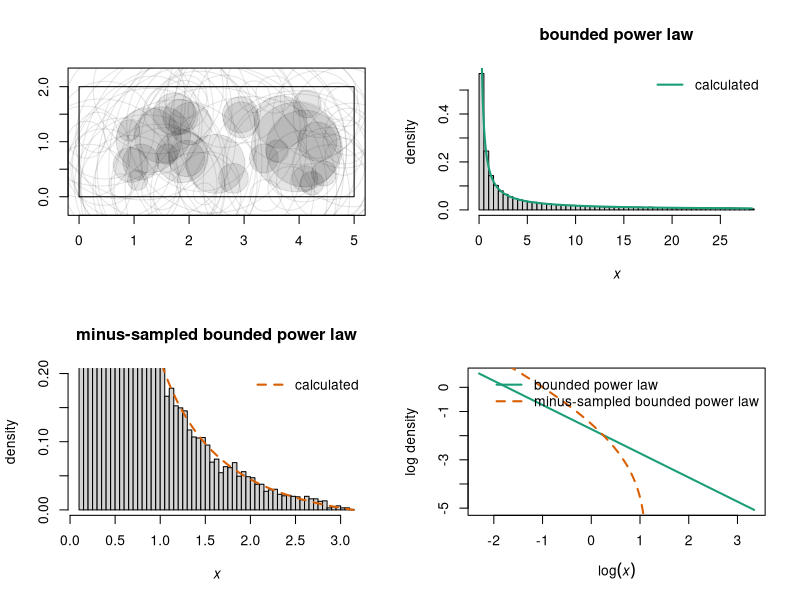

Generate this figure with R:
rm(list = ls())
library(RColorBrewer)

#normalization constant C from Equation 2 in Edwards et al
#arguments:
#min mass xmin
#max mass xmax
#exponent b of bounded power law distribution
#Value: normalization constant C as in Equation 2 of Edwards
getC <- function(xmin, xmax, b){
  if(b == -1){
    return(1 / (log(xmax) - log(xmin)))
  } else {
    return((b + 1) / (xmax ^ (b + 1) - xmin ^(b + 1)))
  }
}

#bounded power law density
#Arguments:
#x: value at which to get density
#b: power law coefficient
#C: normalization constant
#xmin, xmax: min and max for bounded power law
#Value: density f(x) at x
dboundedpowerlaw <- function(x, b, C, xmin, xmax){
  fx <- C * x ^ b
  fx[x < xmin] <- 0
  fx[x > xmax] <- 0
  return(fx)
}

#calculate pi(r), the probability we minus-sample a circle of radius r
#Arguments:
#w, v: rectangular window dimensions
#r: circle radius
#Value: probability a circle of radius r is minus-sampled
getpir <- function(w, v, r){
  return((w - 2 * r) * (v - 2 * r) / (w * v)) #area in which we can minus-sample a circle of radius r / window area
}

#density for minus-sampled bounded power law
#Arguments:
#x: value at which to get density
#b: power law coefficient
#C: normalization constant
#xmin, xmax: min and max for bounded power law
#w, v: width and height of sampling window (ASSUMES v <= w)
#Value: density f(x) at x
#NOTE: HAVE NOT YET DEALT WITH SPECIAL CASE b = -1
#NOTE: NOT SURE ABOUT JACOBIAN YET
dMSBPL <- function(x, b, C, xmin, xmax, w, v){
  Jacobian <- 1 / (2 * sqrt(pi * x))
  #numerator <- C / (w * v) * (4 / pi * x ^ (b + 1) - 2 * (w + v) / sqrt(pi) * x ^ (b + 0.5) + w * v * x ^ b) #includes factor C / (w * v) that cancels with denominator
  numerator <- 4 / pi * x ^ (b + 1) - 2 * (w + v) / sqrt(pi) * x ^ (b + 0.5) + w * v * x ^ b
  #numerator <- numerator * Jacobian #change of variables needed?
  
  n2 <- dboundedpowerlaw(x = x, b = b, C = C, xmin = xmin, xmax = xmax) * getpir(w = w, v = v, r = sqrt(x / pi))
  #n2 <- n2 * Jacobian #CHECK: JACOBIAN NEEDED HERE?

  xmw <- pi / 4 * v^2 #largest circle we can fit in window
  #dplus <- C / (w * v) * (w * v / (b + 1) * xmw ^ (b + 1) - 2 * (w + v) / (sqrt(pi) * (b + 1.5)) * xmw ^ (b + 1.5) + 4 / (pi * (b + 2)) * xmw ^ (b + 2)) #includes factor C / (w * v) that cancels with numerator
  #dminus <- C / (w * v) * (w * v / (b + 1) * xmin ^ (b + 1) - 2 * (w + v) / (sqrt(pi) * (b + 1.5)) * xmin ^ (b + 1.5) + 4 / (pi * (b + 2)) * xmin ^ (b + 2)) #includes factor C / (w * v) that cancels with numerator
  if(b == -2){#special case for denominator
    dplus <- w * v / (b + 1) * xmw ^ (b + 1) - 2 * (w + v) / (sqrt(pi) * (b + 1.5)) * xmw ^ (b + 1.5) + 4 / pi * log(xmw)
    dminus <- w * v / (b + 1) * xmin ^ (b + 1) - 2 * (w + v) / (sqrt(pi) * (b + 1.5)) * xmin ^ (b + 1.5) + 4 / pi * log(xmin)
    print("b = -2")
  } else if (b == - 1.5){#special case for denominator
    dplus <- w * v / (b + 1) * xmw ^ (b + 1) - 2 * (w + v) / sqrt(pi) * log(xmw) + 4 / (pi * (b + 2)) * xmw ^ (b + 2)
    dminus <- w * v / (b + 1) * xmin ^ (b + 1) - 2 * (w + v) / sqrt(pi) * log(xmin) + 4 / (pi * (b + 2)) * xmin ^ (b + 2)
    print("b = -1.5")
    print(c(dplus, dminus))
  } else if (b == -1){#special case for denominator
    dplus <- w * v * log(xmw) - 2 * (w + v) / (sqrt(pi) * (b + 1.5)) * xmw ^ (b + 1.5) + 4 / (pi * (b + 2)) * xmw ^ (b + 2)
    dminus <- w * v * log(xmin) - 2 * (w + v) / (sqrt(pi) * (b + 1.5)) * xmin ^ (b + 1.5) + 4 / (pi * (b + 2)) * xmin ^ (b + 2)
    print("b = -1")
  } else {
    dplus <- w * v / (b + 1) * xmw ^ (b + 1) - 2 * (w + v) / (sqrt(pi) * (b + 1.5)) * xmw ^ (b + 1.5) + 4 / (pi * (b + 2)) * xmw ^ (b + 2)
    dminus <- w * v / (b + 1) * xmin ^ (b + 1) - 2 * (w + v) / (sqrt(pi) * (b + 1.5)) * xmin ^ (b + 1.5) + 4 / (pi * (b + 2)) * xmin ^ (b + 2)
    print("b: general case")
    print(c(dplus, dminus))
    
  }
  denominator <- dplus - dminus
  d2 <- dMSBPLintegral(b = b, C = C, w = w, v = v, xmin = xmin, xmax = xmax, xmaxminus = xmw)

  fx1 <- numerator / denominator
  fx2 <- n2 / d2$value #USING NUMERICAL INTEGRAL FOR NOW: we can always make this form work for other distributions
  
  print("overall check:")
  print(head(cbind(fx1, fx2)))
  
  fx2[x < xmin] <- 0
  fx2[x > xmax] <- 0
  return(fx2)
}

#numerical check on denominator for minus-sampled bounded power law
#Arguments:
#b: power law coefficient
#C: normalization constant
#w, v: width and height of sampling window (ASSUMES v < w)
#xmin, xmax: min and max for bounded power law
#xmaxminus: max area we can fit in window
#Value: numerical integral of what I think is numerator of minus-sampled bounded power law
dMSBPLintegral <- function(b, C, w, v, xmin, xmax, xmaxminus){
  myfunction <- function(x){
      f <- dboundedpowerlaw(x = x, b = b, C = C, xmin = xmin, xmax = xmax) * getpir(w = w, v = v, r = sqrt(x / pi))
      return(f)
    }
  return(integrate(f = myfunction, lower = xmin, upper = xmaxminus))
}

#inverse cdf for bounded power law
#Arguments:
#u in [0, 1]
#xmin and xmax: min and max values of x
#Value: inverse cdf evaluated at u
FXinv <- function(u, b, xmin, xmax){
  if(b == -1){
    x <- xmax ^ u * xmin ^ (1 - u)
  } else {
    x <- (u * xmax ^ (b + 1) + (1 - u) * xmin ^ (b + 1)) ^ (1 / (b + 1))  
  }
  return(x)
}

#simulate from bounded power law distribution
#Arguments:
#n: number of values to simulate
#b: exponent for distribution
#xmin: min size
#xmax: max size
#Value:
#vector of n observations drawn from the specified bounded power law distribution
simulateboundedpowerlaw <- function(n, b, xmin, xmax){
  u <- runif(n = n, min = 0, max = 1)
  x <- FXinv(u = u, b = b, xmin = xmin, xmax = xmax)
}

#radius of circle given area
#Argument: area x
#Value: radius r
radiusfromarea <- function(x){
  return(sqrt(x / pi))
}

#does circle of radius r centred at (alpha, beta) fall entirely within a rectangle of side lengths w, v, lower left corner at origin?
#Arguments:
#alpha, beta: coordinates of circle centre
#r: radius of circle
#w, v: width and height of rectangle
#Value:
#logical: circle entirely in rectangle?
inframe <- function(alpha, beta, r, w, v){
  return(alpha >= r & alpha <= (w - r) & beta >= r & beta <= (v - r))
}

#draw sampling window
#Arguments: w, v width and height of rectangular window
#Value: rectangle representing the window
plotframe <- function(w, v){
  polygon(x = c(0, w, w, 0), y = c(0, 0, v, v))
}

#draw circle, filled if entirely in window
#Arguments:
#alpha, beta: centre of circle
#r: radius of circle
#isinframe (logical): is circle entirely in window?
#Value: draw the circle
plotcircle <- function(alpha, beta, r, isinframe){
  theta <- seq(from = 0, to = 2 * pi, length.out = 1e3)
  xc <- r * cos(theta)
  yc <- r * sin(theta)
  if(isinframe){
    plotcol <- adjustcolor("black", 0.1)
    edgecol <- plotcol
  } else {
    plotcol <- NA
    edgecol <- adjustcolor("black", 0.1)
  }
  polygon(xc + alpha, yc + beta, col = plotcol, border = edgecol)
}

#dimensions of sampling window
w <- 5
v <- 2 #ASSUME v <= w

#load data
#oneyeardf <- read.csv("oneyeardf.csv")
#oneyeardf <- oneyeardf[is.na(oneyeardf$ROI.LabelCode), ] # subset by removing corals that are out of frame
#axisscores <- read.csv("axisscores.csv")
#axisscores <- axisscores[order(axisscores$PC1), ] # order by PC1 from low to high

#sample from the sites; loop to repeat for all sites
#subsample from the minus sampled distribution


#parameters of bounded power law 
# need to make a function that estimates the parameters for each site
xmin <- 1e-1 #min area
xmax <- pi * 3^2 #max area
xmaxminus <- pi / 4 * v^2 #max area of circle that can fit in window
b <- -1 #power law exponent
C <- getC(xmin = xmin, xmax = xmax, b = b) #normalization constant
n <- 1e5 #number of circles
nplot <- 100 #number to plot
x <- simulateboundedpowerlaw(n = n, b = b, xmin = xmin, xmax = xmax) #simulated areas

r <- radiusfromarea(x) #colony radii (assume circles)
mycolors <- brewer.pal(3, "Dark2")

alpha <- runif(n = n, min = 0, max = w) #(alpha, beta) uniform random points in sampling window
beta <- runif(n = n, min = 0, max = v)

par(mfrow = c(2, 2))
plot(c(0, w), c(0, v), type = "n", asp = 1, xlab = "", ylab = "")
plotframe(w = w, v = v)
isinframe <- inframe(alpha = alpha, beta = beta, r = r, w = w, v = v)
for(i in 1:nplot){#drawing all the circles can be slow so make nplot not too large
  plotcircle(alpha = alpha[i], beta = beta[i], r = r[i], isinframe = isinframe[i]) 
}

hist(x, freq = FALSE, main = "bounded power law", breaks = 100, xlab = expression(italic(x)), ylab = "density")
xseq <- seq(from = xmin, to = xmax, length.out = 1e4)
fx <- dboundedpowerlaw(x = xseq, b = b, C = C, xmin = xmin, xmax = xmax)
lines(xseq, fx, col = mycolors[1], lwd = 2, lty = "solid") #density curve for bounded power law
legend("topright", bty = "n", lwd = 2, lty = c("solid"), col = c(mycolors[1]), legend = c("calculated"))

hist(x[isinframe], freq = FALSE, main = "minus-sampled bounded power law", breaks = 100, xlab = expression(italic(x)), ylab = "density", ylim = c(0, 0.2)) #changing y-axis limits helps us see tail
xseqMS <- seq(from = xmin, to = xmaxminus, length.out = 1e4)
fxMS <- dMSBPL(x = xseqMS, b = b, C = C, xmin = xmin, xmax = xmax, w = w, v = v)
lines(xseqMS, fxMS, col = mycolors[2], lwd = 2, lty = "dashed") #density curve for bounded power law
legend("topright", bty = "n", lwd = 2, lty = c("dashed"), col = c(mycolors[2]), legend = c("calculated"))

plot(log(xseq), log(fx), type = "l", lwd = 2, lty = "solid", col = mycolors[1], xlab = expression(log(italic(x))), ylab = "log density")
lines(log(xseqMS), log(fxMS), col = mycolors[2], lwd = 2, lty = "dashed") #density curve for bounded power law
legend("topright", bty = "n", lwd = 2, lty = c("solid", "dashed"), col = c(mycolors[1], mycolors[2]), legend = c("bounded power law", "minus-sampled bounded power law"))
